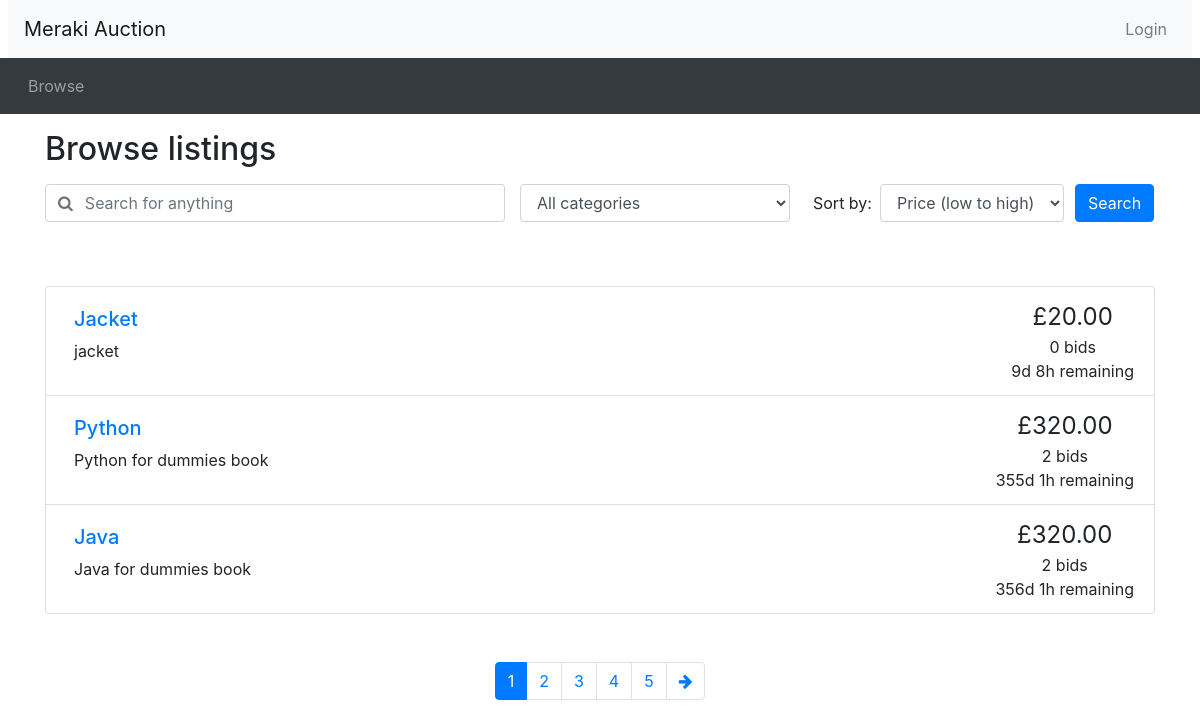
Screenshot of /browse.php with the database file from the repository.
### tables this page shows
CREATE TABLE `items` (
  `item_id` smallint(5) UNSIGNED NOT NULL,
  `seller_username` varchar(20) NOT NULL,
  `category` enum('Fashion','Electronic','Travel','Education','Food','Transport','Sport','Music','Other') NOT NULL,
  `create_datetime` datetime NOT NULL,
  `item_name` varchar(30) NOT NULL,
  `description` text NOT NULL,
  `reserve_price` decimal(8,2) UNSIGNED NOT NULL DEFAULT '0.00',
  `opening_price` decimal(8,2) UNSIGNED NOT NULL,
  `end_datetime` datetime NOT NULL,
  `email_status` enum('0','1') NOT NULL DEFAULT '0' COMMENT '''0'' -> unsent, ''1'' -> sent.'
);

### utilities.php (the view, shortened to what this page needs)
<?php
function display_time_remaining($interval) {
    if ($interval->days == 0 && $interval->h == 0) {
      $time_remaining = $interval->format('%im %Ss');
    }
    else if ($interval->days == 0) {
      $time_remaining = $interval->format('%hh %im');
    }
    else {
      $time_remaining = $interval->format('%ad %hh');
    }
  return $time_remaining;
}
function print_listing_li($item_id, $title, $desc, $price, $num_bids, $end_time)
{
  if (strlen($desc) > 250) {
    $desc_shortened = substr($desc, 0, 250) . '...';
  }
  else {
    $desc_shortened = $desc;
  }
  if ($num_bids == 1) {
    $bid = ' bid';
  }
  else {
    $bid = ' bids';
  }
  $now = new DateTime();
  if ($now > $end_time) {
    $time_remaining = 'This auction has ended';
  }
  else {
    $time_to_end = date_diff($now, $end_time);
    $time_remaining = display_time_remaining($time_to_end) . ' remaining';
  }
  echo('
    <li class="list-group-item d-flex justify-content-between">
    <div class="p-2 mr-5"><h5><a href="listing.php?item_id=' . $item_id . '">' . $title . '</a></h5>' . $desc_shortened . '</div>
    <div class="text-center text-nowrap"><span style="font-size: 1.5em">£' . number_format($price, 2) . '</span><br/>' . $num_bids . $bid . '<br/>' . $time_remaining . '</div>
  </li>'
  );
}
?>

### header.php (shortened to what this page needs)
<!doctype html>
<html lang="en">
<head>
  <link rel="stylesheet" href="css/bootstrap.min.css">
  <link rel="stylesheet" href="https://cdnjs.cloudflare.com/ajax/libs/font-awesome/4.7.0/css/font-awesome.min.css">
  <link rel="stylesheet" href="css/custom.css">
</head>
<body>
<nav class="navbar navbar-expand-lg navbar-light bg-light mx-2">
  <a class="navbar-brand" href="#">Meraki Auction</a>
  <ul class="navbar-nav ml-auto">
    <li class="nav-item">
<?php
  if (isset($_SESSION['logged_in']) && $_SESSION['logged_in'] == true) {
    echo '<a class="nav-link" href="logout.php">Logout</a>';
  }
  else {
    echo '<button type="button" class="btn nav-link" data-toggle="modal" data-target="#loginModal">Login</button>';
  }
?>
    </li>
  </ul>
</nav>
<nav class="navbar navbar-expand-lg navbar-dark bg-dark">
  <ul class="navbar-nav align-middle">
	<li class="nav-item mx-1">
      <a class="nav-link" href="browse.php">Browse</a>
    </li>
  </ul>
</nav>

### browse.php (shortened to what this page needs)
<?php include_once("header.php")?>
<?php require("utilities.php")?>
<?php include_once("dbconnect.php")?>
<div class="container">
<h2 class="my-3">Browse listings</h2>
<div id="searchSpecs">
<form method="get" action="browse.php">
  <div class="row">
    <div class="col-md-5 pr-0">
      <div class="form-group">
	    <div class="input-group">
          <div class="input-group-prepend">
            <span class="input-group-text bg-transparent pr-0 text-muted">
              <i class="fa fa-search"></i>
            </span>
          </div>
          <input type="text" class="form-control border-left-0" id="keyword" name="keyword" placeholder="Search for anything">
        </div>
      </div>
    </div>
    <div class="col-md-3 pr-0">
      <div class="form-group">
        <select class="form-control" id="cat" name="cat">
          <option selected value="everything">All categories</option>
        </select>
      </div>
    </div>
    <div class="col-md-3 pr-0">
      <div class="form-inline">
        <label class="mx-2" for="order_by">Sort by:</label>
        <select class="form-control" id="order_by" name = "order_by">
          <option selected value="pricelow">Price (low to high)</option>
        </select>
      </div>
    </div>
    <div class="col-md-1 px-0">
      <button type="submit" class="btn btn-primary" name="submit-search">Search</button>
    </div>
  </div>
</form>
</div>
</div>
<?php
  if (!isset($_GET['keyword'])) {
    $keyword = '';
  }
  else {
    $keyword = $_GET['keyword'];
  }
  if (!isset($_GET['order_by'])) {
    $ordering = 'pricelow';
  }
  else {
    $ordering = $_GET['order_by'];
  }
  if (!isset($_GET['page'])) {
    $curr_page = 1;
  }
  else {
    $curr_page = $_GET['page'];
  }
  $query = "SELECT items.item_id, seller_username, category, create_datetime, item_name, description, reserve_price, end_datetime, IFNULL(max(bid), opening_price) AS showed_price, end_datetime<CURRENT_TIMESTAMP isend
        FROM items LEFT JOIN auction_log ON items.item_id=auction_log.item_id
        WHERE (items.item_name LIKE '%$keyword%'
        OR items.description LIKE '%$keyword%')
        GROUP BY items.item_id";
  $results = mysqli_query($connection, $query);
  $num_results = mysqli_num_rows($results);
  $results_per_page = 3;
  $max_page = ceil($num_results / $results_per_page);
  $page_n=($curr_page-1)*$results_per_page;
  if($ordering == "pricelow") {
    $query .= " ORDER BY isend ASC, showed_price ASC limit $results_per_page offset $page_n";
  }
?>
<div class="container mt-5">
<ul class="list-group">
<?php
$message_display = mysqli_query($connection, $query);
$sql_display = mysqli_fetch_all($message_display);
foreach($sql_display as $index => $infos) {
  $bids_num_query = "SELECT COUNT(*) FROM auction_log WHERE item_id = $infos[0]";
  if ($results) {
    $bid_num_result = mysqli_query($connection, $bids_num_query);
    $bid_num_row = mysqli_fetch_row($bid_num_result);
    $num_bids = $bid_num_row[0];
  } else {
    $num_bids = 0;
  }
  $current_price_query = "SELECT MAX(bid) FROM auction_log WHERE item_id = $infos[0]";
  $opening_price_query = "SELECT opening_price FROM items WHERE item_id = $infos[0]";
  $current_price_result = mysqli_query($connection, $current_price_query);
  if ($current_price_result) {
    $price_results_row = mysqli_fetch_row($current_price_result);
    $current_price = $price_results_row[0];
  }
  if ($current_price == 0) {
    $opening_price_result = mysqli_query($connection, $opening_price_query);
    $opening_price_row = mysqli_fetch_row($opening_price_result);
    $current_price = $opening_price_row[0];
  }
  $item_id = $infos[0];
  $title = $infos[4];
  $description = $infos[5];
  $end_date = new DateTime($infos[7]);
  print_listing_li($item_id, $title, $description, $current_price, $num_bids, $end_date);
}
?>
</ul>
<nav aria-label="Search results pages" class="mt-5">
  <ul class="pagination justify-content-center">
<?php
  $querystring = "";
  $high_page_boost = max(3 - $curr_page, 0);
  $low_page_boost = max(2 - ($max_page - $curr_page), 0);
  $low_page = max(1, $curr_page - 2 - $low_page_boost);
  $high_page = min($max_page, $curr_page + 2 + $high_page_boost);
  for ($i = $low_page; $i <= $high_page; $i++) {
    if ($i == $curr_page) {
      echo('
    <li class="page-item active">');
    }
    else {
      echo('
    <li class="page-item">');
    }
    echo('
      <a class="page-link" href="browse.php?' . $querystring . 'page=' . $i . '">' . $i . '</a>
    </li>');
  }
  if ($curr_page != $max_page) {
    echo('
    <li class="page-item">
      <a class="page-link" href="browse.php?' . $querystring . 'page=' . ($curr_page + 1) . '" aria-label="Next">
        <span aria-hidden="true"><i class="fa fa-arrow-right"></i></span>
        <span class="sr-only">Next</span>
      </a>
    </li>');
  }
?>
  </ul>
</nav>
</div>
<?php include_once("footer.php")?>

### footer.php (shortened to what this page needs)
</body>
</html>

### rows the page displays
items: item_name "Jacket", description "jacket", opening_price "20.00", num_bids "0", bid "bids", time_remaining "9d 8h remaining"
items: item_name "Python", description "Python for dummies book", price "320.00", num_bids "2", bid "bids", time_remaining "355d 1h remaining"
items: item_name "Java", description "Java for dummies book", price "320.00", num_bids "2", bid "bids", time_remaining "356d 1h remaining"
